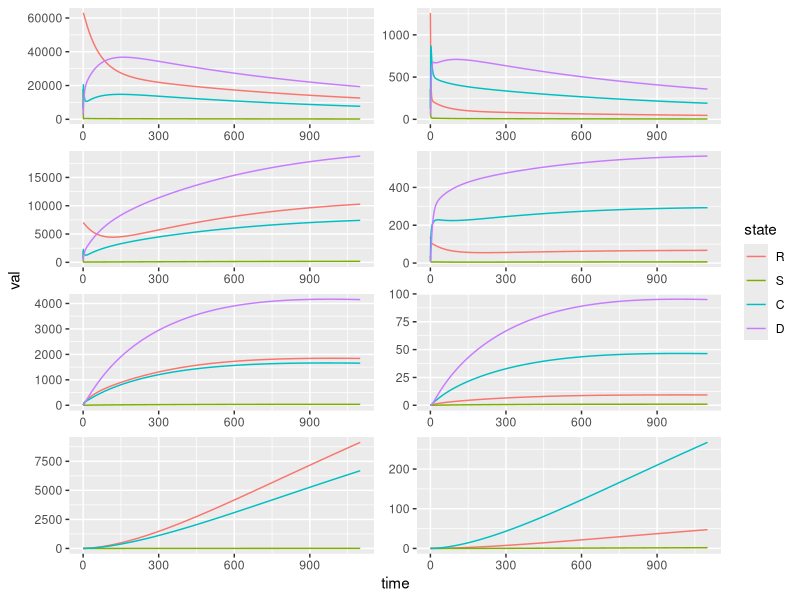

The R script that drew this image:
library(tidyverse)
library(deSolve)

cdiff_metapop_vacc <- function(t, state, parameters) {
  with(as.list(c(state, parameters, b)),
       {
         sumC1 <- C1L+C1H+C1V0+C1V
         sumD1 <- D1L+D1H+D1V0
         
         lambda1L <- betaC1L*sumC1 + betaD1L*sumD1
         lambda1H <- betaC1H*sumC1 + betaD1H*sumD1
         lambda1V0 <- betaC1V0*sumC1 + betaD1V0*sumD1
         lambda1V <- betaC1V*sumC1 + betaD1V*sumD1
         
         sumC2 <- C2L+C2H+C2V0+C2V
         sumD2 <- D2L+D2H+D2V0
         
         lambda2L <- betaC2L*sumC2 + betaD2L*sumD2
         lambda2H <- betaC2H*sumC2 + betaD2H*sumD2
         lambda2V0 <- betaC2V0*sumC2 + betaD2V0*sumD2
         lambda2V <- betaC2V*sumC2 + betaD2V*sumD2
         
         dR1L <- b - (d1+alpha1L+(delta+d2)*N2/N1)*R1L + theta1L*S1L + xi1L*C1L + (1-etaRL*qRL)*delta*R2L
         dS1L <-   - (d1+theta1L+lambda1L+(delta+d2)*N2/N1)*S1L + alpha1L*R1L + p1L*eps1L*D1L + (1-etaSL*qSL)*delta*S2L
         dC1L <-   - (d1+xi1L+phi1L+(delta+d2)*N2/N1)*C1L + lambda1L*S1L + (1-etaCL*qCL)*delta*C2L
         dD1L <-   - (d1+p1L*eps1L+(delta+d2)*N2/N1)*D1L + phi1L*C1L + delta*D2L
         
         dR1H <-  - (d1+alpha1H+(delta+d2)*N2/N1)*R1H + theta1H*S1H + xi1H*C1H + (1-etaRH*qRH)*delta*R2H
         dS1H <-  - (d1+theta1H+lambda1H+(delta+d2)*N2/N1)*S1H + alpha1H*R1H + p1H*eps1H*D1H + (1-etaSH*qSH)*delta*S2H
         dC1H <-  - (d1+xi1H+phi1H+(delta+d2)*N2/N1)*C1H + lambda1H*S1H + (1-etaCH*qCH)*delta*C2H
         dD1H <-  - (d1+p1H*eps1H+(delta+d2)*N2/N1)*D1H + phi1H*C1H + delta*D2H
         
         dR1V0 <- - (d1+alpha1V0+(delta+d2)*N2/N1+nuR)*R1V0 + theta1V0*S1V0 + xi1V0*C1V0 + delta*(R2V0+etaRL*qRL*R2L+etaRH*qRH*R2H)
         dS1V0 <- - (d1+theta1V0+lambda1V0+(delta+d2)*N2/N1+nuS)*S1V0 + alpha1V0*R1V0 + p1V0*eps1V0*D1V0 + delta*(S2V0+etaSL*qSL*S2L+etaSH*qSH*S2H)
         dC1V0 <- - (d1+xi1V0+phi1V0+(delta+d2)*N2/N1+nuC)*C1V0 + lambda1V0*S1V0 + delta*(C2V0+etaCL*qCL*C2L+etaCH*qCH*C2H)
         dD1V0 <- - (d1+p1V0*eps1V0+(delta+d2)*N2/N1)*D1V0 + phi1V0*C1V0 + delta*D2V0
         
         dR1V <-  - (d1+alpha1V+(delta+d2)*N2/N1)*R1V + theta1V*S1V + xi1V*C1V + delta*R2V + nuR*R1V0
         dS1V <-  - (d1+theta1V+lambda1V+(delta+d2)*N2/N1)*S1V + alpha1V*R1V + delta*S2V + nuS*S1V0
         dC1V <-  - (d1+xi1V+(delta+d2)*N2/N1)*C1V + lambda1V*S1V + delta*C2V + nuC*C1V0
         
         dR2L <-   - (d2+alpha2L+delta)*R2L + theta2L*S2L + xi2L*C2L + (1-rR)*(delta+d2)*N2/N1*R1L
         dS2L <-   - (d2+theta2L+lambda2L+delta)*S2L + alpha2L*R2L + p2L*eps2L*D2L + (1-rS)*(delta+d2)*N2/N1*S1L
         dC2L <-   - (d2+xi2L+phi2L+delta)*C2L + lambda2L*S2L + (1-rC)*(delta+d2)*N2/N1*C1L
         dD2L <-   - (d2+p2L*eps2L+delta)*D2L + phi2L*C2L + (1-rD)*(delta+d2)*N2/N1*D1L
         
         dR2H <-  - (d2+alpha2H+delta)*R2H + theta2H*S2H + xi2H*C2H + (delta+d2)*N2/N1*(rR*R1L+R1H)
         dS2H <-  - (d2+theta2H+lambda2H+delta)*S2H + alpha2H*R2H + p2H*eps2H*D2H + (delta+d2)*N2/N1*(rS*S1L+S1H)
         dC2H <-  - (d2+xi2H+phi2H+delta)*C2H + lambda2H*S2H + (delta+d2)*N2/N1*(rC*C1L+C1H)
         dD2H <-  - (d2+p2H*eps2H+delta)*D2H + phi2H*C2H + (delta+d2)*N2/N1*(rD*D1L+D1H)
         
         dR2V0 <- - (d2+alpha2V0+delta+nuR)*R2V0 + theta2V0*S2V0 + xi2V0*C2V0 + (delta+d2)*N2/N1*R1V0
         dS2V0 <- - (d2+theta2V0+lambda2V0+delta+nuS)*S2V0 + alpha2V0*R2V0 + p2V0*eps2V0*D2V0 + (delta+d2)*N2/N1*S1V0
         dC2V0 <- - (d2+xi2V0+phi2V0+delta+nuC)*C2V0 + lambda2V0*S2V0 + (delta+d2)*N2/N1*C1V0
         dD2V0 <- - (d2+p2V0*eps2V0+delta)*D2V0 + phi2V0*C2V0 + (delta+d2)*N2/N1*D1V0
         
         dR2V <-  - (d2+alpha2V+delta)*R2V + theta2V*S2V + xi2V*C2V + nuR*R2V0 + (delta+d2)*N2/N1*R1V
         dS2V <-  - (d2+theta2V+lambda2V+delta)*S2V + alpha2V*R2V + nuS*S2V0 + (delta+d2)*N2/N1*S1V
         dC2V <-  - (d2+xi2V+delta)*C2V + lambda2V*S2V + nuC*C2V0 + (delta+d2)*N2/N1*C1V
         
         list(c(dR1L, dS1L, dC1L, dD1L, dR1H, dS1H, dC1H, dD1H, dR1V0, dS1V0, dC1V0, dD1V0, dR1V, dS1V, dC1V, dR2L, dS2L, dC2L, dD2L, dR2H, dS2H, dC2H, dD2H, dR2V0, dS2V0, dC2V0, dD2V0, dR2V, dS2V, dC2V))
       })
}

parameters <- c(N1 = 100000, N2 = 2000, d1 = 1/(78.5*365), d2 = 0.0068,
                
                alpha1L = 0.5/50, theta1L = 0.033, xi1L = 0.0165, phi1L = 0.2, 
                p1L = 0.8, eps1L = 0.1, betaC1L = 0.007/50, betaD1L = 0.007/50,
                
                alpha1H = 0.5/50, theta1H = 0.033, xi1H = 0.0165, phi1H = 0.2, 
                p1H = 0.8, eps1H = 0.1, betaC1H = 0.007/50, betaD1H = 0.007/50,
                
                alpha1V0 = 0.5/50, theta1V0 = 0.033, xi1V0 = 0.0165, phi1V0 = 0.2, 
                p1V0 = 0.8, eps1V0 = 0.1, betaC1V0 = 0.007/50, betaD1V0 = 0.007/50,
                
                alpha1V = 0.5/50, theta1V = 0.033, xi1V = 0.0165, 
                betaC1V = 0.007/50, betaD1V = 0.007/50,
                
                alpha2L = 0.5, theta2L = 0.033, xi2L = 0.0165, phi2L = 0.2, 
                p2L = 0.8, eps2L = 0.1, betaC2L = 0.007, betaD2L = 0.007,
                
                alpha2H = 0.5, theta2H = 0.033, xi2H = 0.0165, phi2H = 0.2, 
                p2H = 0.8, eps2H = 0.1, betaC2H = 0.007, betaD2H = 0.007,
                
                alpha2V0 = 0.5, theta2V0 = 0.033, xi2V0 = 0.0165, phi2V0 = 0.2, 
                p2V0 = 0.8, eps2V0 = 0.1, betaC2V0 = 0.007, betaD2V0 = 0.007,
                
                alpha2V = 0.5, theta2V = 0.033, xi2V = 0.0165, 
                betaC2V = 0.007, betaD2V = 0.007,
                
                etaRL = 1, qRL = 0.25, etaSL = 1, qSL = 0.25, etaCL = 1, qCL = 0.25,
                etaRH = 1, qRH = 0.25, etaSH = 1, qSH = 0.25, etaCH = 1, qCH = 0.25,
                rR = 0.25, rS = 0.25, rC = 0.25, rD = 0.25,
                nuR = 2/365, nuS = 2/365, nuC = 2/365,
                delta = 0.135)

N1 <- as.numeric(parameters["N1"])
N2 <- as.numeric(parameters["N2"])
b <- as.numeric(parameters["d1"]*N1 + parameters["d2"]*N2)
parameters <- c(parameters, b = b)

state <- c(R1L = 0.63*N1, S1L = 0.18*N1, C1L = 0.063*N1, D1L = 0.027*N1,
           R1H = 0.07*N1, S1H = 0.02*N1, C1H = 0.007*N1, D1H = 0.003*N1,
           R1V0 = 0, S1V0 = 0, C1V0 = 0, D1V0 = 0,
           R1V = 0, S1V = 0, C1V = 0,
           
           R2L = 0.63*N2, S2L = 0.18*N2, C2L = 0.063*N2, D2L = 0.027*N2,
           R2H = 0.07*N2, S2H = 0.02*N2, C2H = 0.007*N2, D2H = 0.003*N2,
           R2V0 = 0, S2V0 = 0, C2V0 = 0, D2V0 = 0,
           R2V = 0, S2V = 0, C2V = 0)

t <- seq(0, 1100, length = 1000)

cdiff_df <- ode(
  y = state, time = t, 
  func = cdiff_metapop_vacc, 
  parms = parameters) %>%
  unclass() %>% 
  as_tibble() %>%
  gather(func, val, -time) %>% 
  separate(func, into = c("state", "population", "risk"), sep = c(1,2)) %>% 
  mutate(state = factor(state, levels = c("R", "S", "C", "D")),
         population = factor(population, levels = c("1", "2")),
         population = fct_recode(population, catchment = "1", hospitalized = "2"),
         risk = factor(risk, levels = c("L", "H", "V0", "V")))

p <- cdiff_df %>% 
  ggplot(aes(time, val, col = state)) + 
    geom_line() + 
    facet_wrap(vars(risk, population), scales = "free", nrow = 4) +
    theme(strip.text = element_blank())

patchwise_plot <- function(df) {
  df %>% 
    ggplot(aes(time, val)) + 
      geom_line() +
      facet_wrap(vars(state), scales = "free", nrow = 2) +
      theme(axis.title = element_blank())
}

plotlist <- cdiff_df %>% 
  group_by(population, risk) %>% 
  nest() %>% 
  mutate(
    patchplot = map(data, patchwise_plot) %>% 
      set_names(paste0(population, risk))
  ) %>% select(patchplot)
